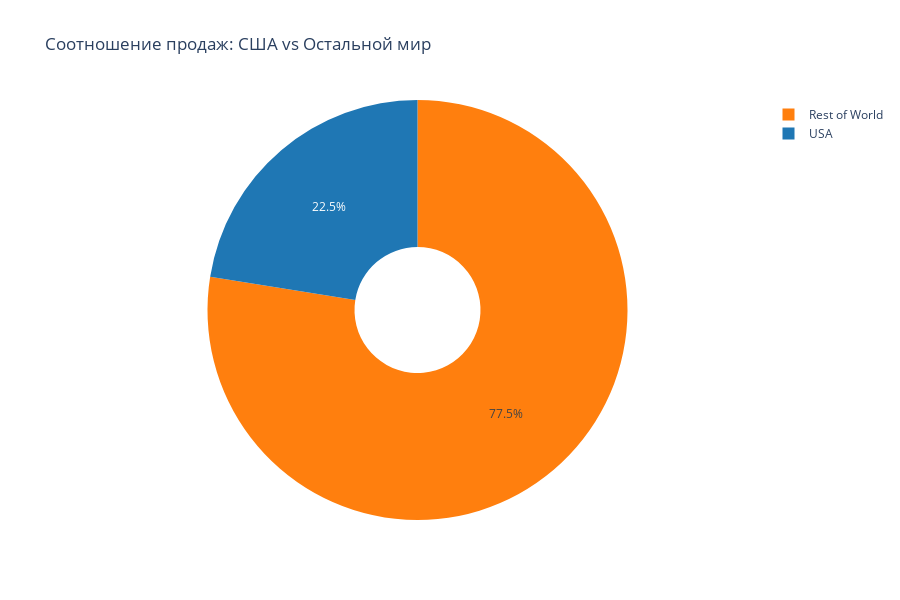

Notebook code for this chart:
### Code cell
fig

### Figure 1 — Plotly figure (JSON) as saved in the notebook; plotly's stock layout.template omitted (floating-point values rounded to 4 significant figures)
{"data": [{"customdata": [["Rest of World"], ["USA"]], "domain": {"x": [0, 1], "y": [0, 1]}, "hole": 0.3, "hovertemplate": "region=%{customdata[0]}<br>total_sales=%{value}<extra></extra>", "labels": ["Rest of World", "USA"], "legendgroup": "", "marker": {"colors": ["#ff7f0e", "#1f77b4"]}, "name": "", "showlegend": true, "type": "pie", "values": [1806.0, 523.1]}], "layout": {"height": 600, "legend": {"tracegroupgap": 0}, "title": {"text": "Соотношение продаж: США vs Остальной мир"}}}
